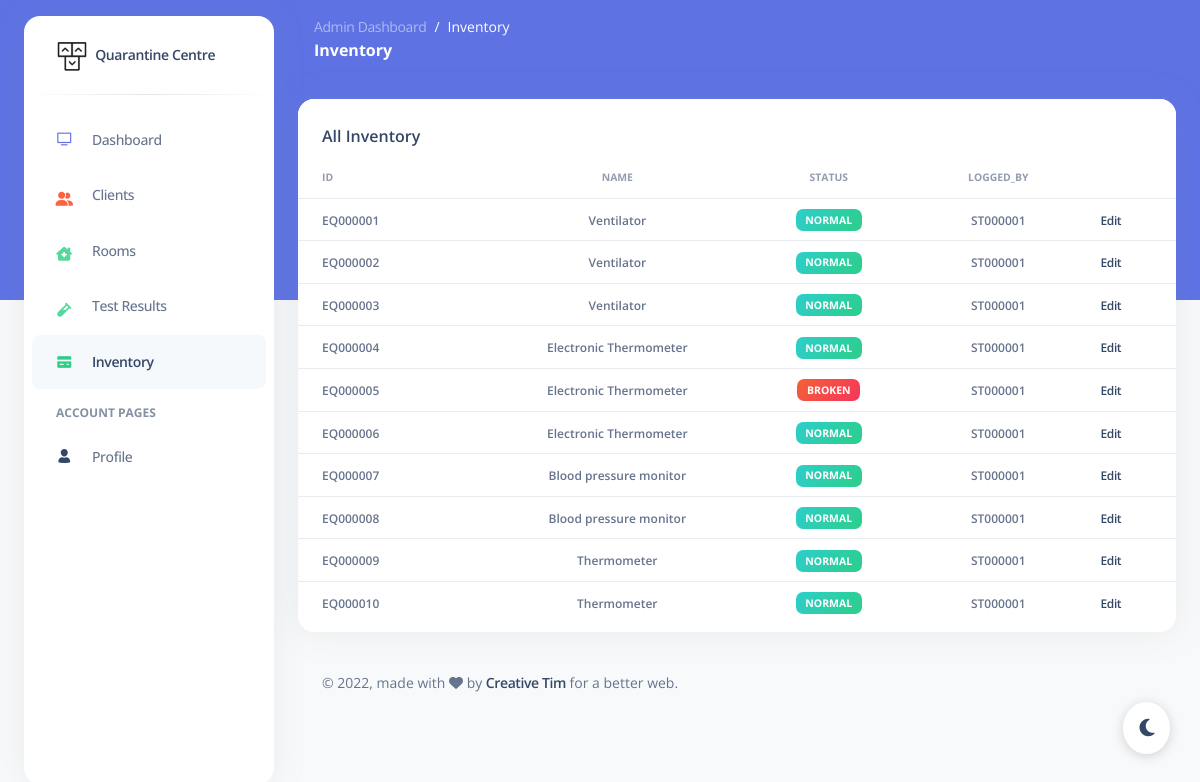
The app's page /app/inventories.php (signed in) with its own data.
### tables this page shows
CREATE TABLE equipment (
  id VARCHAR(8) PRIMARY KEY,
  name VARCHAR(50) NOT NULL,
  status VARCHAR(20) NOT NULL,
  logged_by VARCHAR(8),
  FOREIGN KEY (logged_by) REFERENCES staff(id) ON UPDATE CASCADE ON DELETE RESTRICT
);

### app/inventories.php (the view, shortened to what this page needs)
<?php
include("session.php");
$equipment_query = "SELECT * FROM equipment ORDER BY id";
$equipments = mysqli_query($db, $equipment_query);
?>
<!DOCTYPE html>
<html lang="en">
<head>
  <link href="../assets/css/nucleo-icons.css" rel="stylesheet" />
  <link href="../assets/css/nucleo-svg.css" rel="stylesheet" />
  <link href="../assets/css/nucleo-svg.css" rel="stylesheet" />
  <link href="../assets/css/argon-dashboard.css?v=2.0.0" rel="stylesheet" />
  <link href="../assets/css/custom.css" rel="stylesheet" />
</head>
<body class="g-sidenav-show bg-gray-100">
  <?php include("navbar.php") ?>
  <main class="main-content position-relative border-radius-lg ">
    <nav class="navbar navbar-main navbar-expand-lg px-0 mx-4 shadow-none border-radius-xl " id="navbarBlur" data-scroll="false">
      <div class="container-fluid py-1 px-3">
        <nav aria-label="breadcrumb">
          <ol class="breadcrumb bg-transparent mb-0 pb-0 pt-1 px-0 me-sm-6 me-5">
            <li class="breadcrumb-item text-sm"><a class="opacity-5 text-white" href="dashboard.php">Admin Dashboard</a></li>
            <li class="breadcrumb-item text-sm text-white active" aria-current="page">Inventory</li>
          </ol>
          <h6 class="font-weight-bolder text-white mb-0">Inventory</h6>
        </nav>
      </div>
    </nav>
    <div class="container-fluid py-4">
      <div class="row">
        <div class="col-12">
          <div class="card mb-4">
            <div class="card-header pb-0">
              <h6>All Inventory</h6>
            </div>
            <div class="card-body px-0 pt-0 pb-2">
              <div class="table-responsive p-0">
                <table class="table align-items-center mb-0">
                  <thead>
                    <tr>
                      <th class="text-uppercase text-xxs font-weight-bolder opacity-7">Id</th>
                      <th class="text-center text-uppercase text-xxs font-weight-bolder opacity-7">Name</th>
                      <th class="text-center text-uppercase text-xxs font-weight-bolder opacity-7">Status</th>
                      <th class="text-center text-uppercase text-xxs font-weight-bolder opacity-7">logged_by</th>
                      <th class="opacity-7"></th>
                    </tr>
                  </thead>
                  <tbody>
                    <?php
                    while ($row = mysqli_fetch_array($equipments)) {
                    ?>
                      <tr>
                        <td>
                          <span class="px-3 text-xs font-weight-bold">
                            <?php echo $row["id"] ?>
                          </span>
                        </td>
                        <td class="align-middle text-center">
                          <span class="text-xs font-weight-bold">
                            <?php echo $row["name"] ?>
                          </span>
                        </td>
                        <td class="align-middle text-center text-sm">
                          <?php
                          if ($row["status"] == "NORMAL") {
                            $badge_style = "bg-gradient-success";
                          } else {
                            $badge_style = "bg-gradient-danger";
                          }
                          ?>
                          <span class="badge badge-sm <?php echo $badge_style ?> text-capitalize">
                            <?php echo $row["status"] ?>
                          </span>
                        </td>
                        <td class="align-middle text-center">
                          <span class="text-xs font-weight-bold">
                            <?php echo $row["logged_by"] ?>
                          </span>
                        </td>
                        <td class="align-middle">
                          <a href="manage_inventory.php?id=<?php echo $row["id"] ?>" class="font-weight-bold text-xs btn-tooltip" data-toggle="tooltip" data-original-title="Edit user">
                            Edit
                          </a>
                        </td>
                      </tr>
                    <?php
                    }
                    ?>
                  </tbody>
                </table>
              </div>
            </div>
          </div>
        </div>
      </div>
      <footer class="footer pt-3  ">
        <div class="container-fluid">
          <div class="row align-items-center justify-content-lg-between">
            <div class="col-lg-6 mb-lg-0 mb-4">
              <div class="copyright text-center text-sm text-muted text-lg-start">
                © ,
                made with <i class="fa fa-heart"></i> by
                <a href="https://www.creative-tim.com" class="font-weight-bold" target="_blank">Creative Tim</a>
                for a better web.
              </div>
            </div>
          </div>
        </div>
      </footer>
    </div>
  </main>
  <div class="dark-mode-plugin">
    <button class="btn btn-round dark-mode-plugin-button text-dark position-fixed px-3 py-2" onclick="darkMode(this)">
      <i class="fa-solid fa-moon py-2"> </i>
    </button>
  </div>
</body>
</html>

### app/assets/css/custom.css (style rules this page uses)
.dark-mode-plugin .dark-mode-plugin-button { background: #fff; border-radius: 50%; bottom: 30px; right: 30px; font-size: 1.25rem; z-index: 990; box-shadow: 0 2px 12px 0 rgba(0, 0, 0, 0.16); cursor: pointer; }

### records on screen
equipment: id "EQ000001", name "Ventilator", status "NORMAL", logged_by "ST000001"
equipment: id "EQ000002", name "Ventilator", status "NORMAL", logged_by "ST000001"
equipment: id "EQ000003", name "Ventilator", status "NORMAL", logged_by "ST000001"
equipment: id "EQ000004", name "Electronic Thermometer", status "NORMAL", logged_by "ST000001"
equipment: id "EQ000005", name "Electronic Thermometer", status "BROKEN", logged_by "ST000001"
equipment: id "EQ000006", name "Electronic Thermometer", status "NORMAL", logged_by "ST000001"
equipment: id "EQ000007", name "Blood pressure monitor", status "NORMAL", logged_by "ST000001"
equipment: id "EQ000008", name "Blood pressure monitor", status "NORMAL", logged_by "ST000001"
equipment: id "EQ000009", name "Thermometer", status "NORMAL", logged_by "ST000001"
equipment: id "EQ000010", name "Thermometer", status "NORMAL", logged_by "ST000001"
